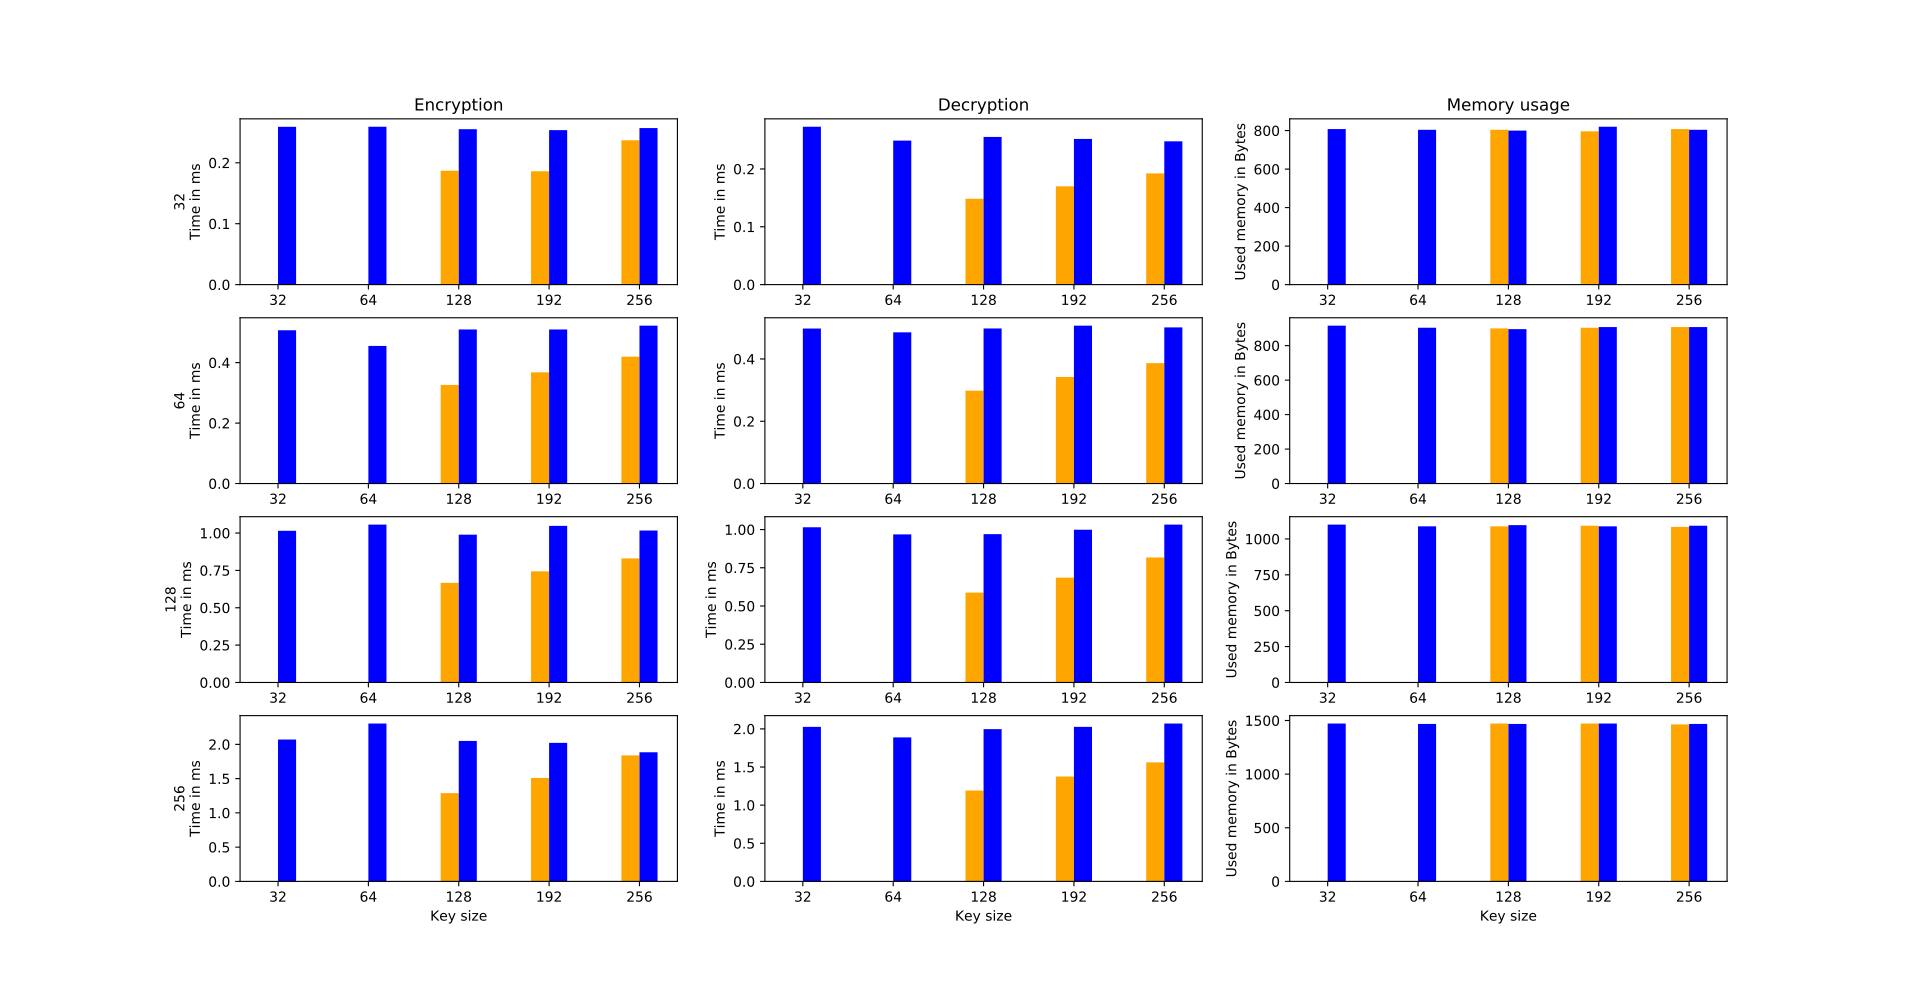

Python code for this plot:
#!/usr/bin/python3

from os import listdir
from matplotlib import pyplot as plt
import numpy as np
path="/home/swt/Programme/ossec/benchmarks"

files = [f for f in listdir(path) if "txt" in str(f)]
files = sorted(files)
encr = {32:[], 64:[], 128:[], 256:[], 512:[], 1024:[], 2048:[], 4096:[]}
decr = {32:[], 64:[], 128:[], 256:[], 512:[], 1024:[], 2048:[], 4096:[]}
mem = {32:[], 64:[], 128:[], 256:[], 512:[], 1024:[], 2048:[], 4096:[]}

for file in files:
    f = open(file, "r")
    for line in f.readlines():
        if "encr" in line:
            encr[int(file.split(".")[0])].append(float(line.split()[-2]))
        if "decr" in line:
            decr[int(file.split(".")[0])].append(float(line.split()[-2]))
        if line[0].isdigit():
            mem[int(file.split(".")[0])].append(int(line))
            
print(mem)

fig, axs = plt.subplots(4, 3)
# print(axs[0])

for i in range(len(axs)):
    aes = [0, 0] + encr[list(encr.keys())[i]][0:3]
    blowfish = encr[list(encr.keys())[i]][3:]
    axs[i, 0].bar(np.arange(5)-0.1, aes, width=0.2, color="orange", label="AES")
    axs[i, 0].bar(np.arange(5)+0.1, blowfish, width=0.2, color="blue", label="Blowfish")
    axs[i, 0].set_ylabel(str(list(encr.keys())[i]) + "\nTime in ms")
    axs[i, 0].set_xticklabels(["0", "32", "64", "128", "192", "256"])

    aes = [0, 0] + decr[list(decr.keys())[i]][0:3]
    blowfish = decr[list(decr.keys())[i]][3:]
    axs[i, 1].bar(np.arange(5)-0.1, aes, width=0.2, color="orange", label="AES")
    axs[i, 1].bar(np.arange(5)+0.1, blowfish, width=0.2, color="blue", label="Blowfish")
    axs[i, 1].set_ylabel("Time in ms")
    axs[i, 1].set_xticklabels(["0", "32", "64", "128", "192", "256"])

    aes = [0, 0] + mem[list(mem.keys())[i]][0:3]
    blowfish = mem[list(mem.keys())[i]][3:]
    axs[i, 2].bar(np.arange(5)-0.1, aes, width=0.2, color="orange", label="AES")
    axs[i, 2].bar(np.arange(5)+0.1, blowfish, width=0.2, color="blue", label="Blowfish")
    axs[i, 2].set_ylabel("Used memory in Bytes")
    axs[i, 2].set_xticklabels(["0", "32", "64", "128", "192", "256"])
axs[0, 0].set_title("Encryption")
axs[0, 1].set_title("Decryption")
axs[0, 2].set_title("Memory usage")
axs[3, 0].set_xlabel("Key size")
axs[3, 1].set_xlabel("Key size")
axs[3, 2].set_xlabel("Key size")
plt.show()
